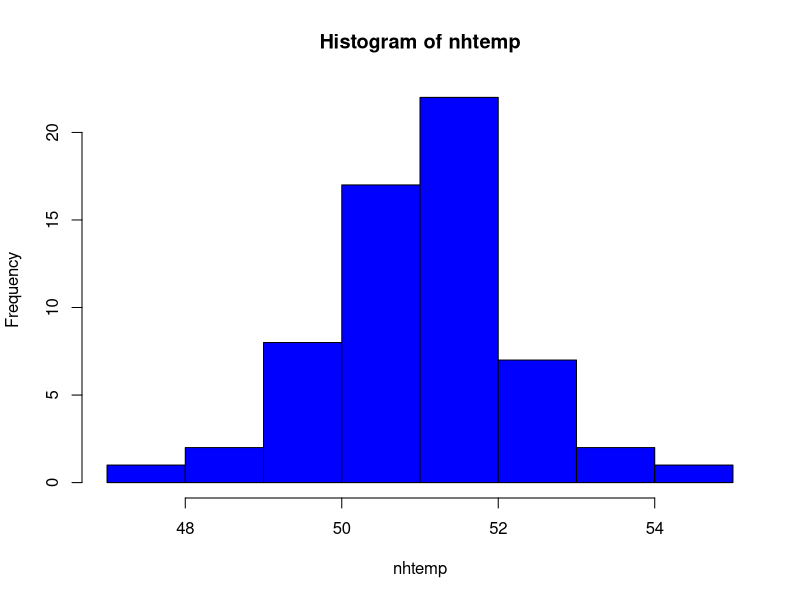
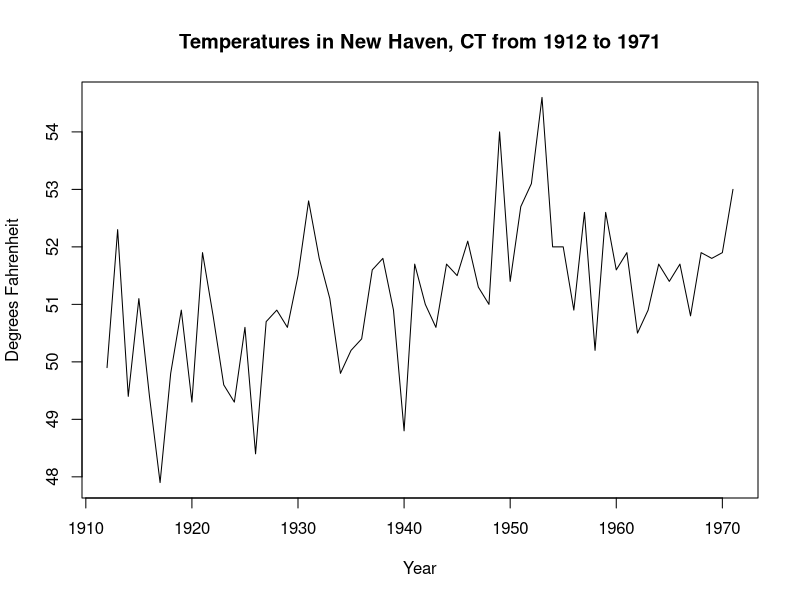

R code for these plots, in order:
## ---- chunk 1
knitr::opts_chunk$set(echo = TRUE)
## ---- chunk 2
# your answer here
vec <- c(1, 1, 2, 3, 5)
fib <- rep(c(1, 1, 2, 3, 5), times = 800)
## ---- chunk 3
# your answer here

hist(nhtemp, col="blue")
## ---- chunk 4
# your answer here
str(nhtemp)
## ---- chunk 5
# your answer here
mean(nhtemp) 
51.16
## ---- chunk 6
# your answer here
sd(nhtemp)
1.265608

## ---- chunk 7
# your answer here
max(nhtemp)
54.6
## ---- chunk 8
# your answer here
which.max(nhtemp)
42

## ---- chunk 9
# your answer here
plot(nhtemp, xlab = "Year", ylab = "Degrees Fahrenheit", main = "Temperatures in New Haven, CT from 1912 to 1971")

